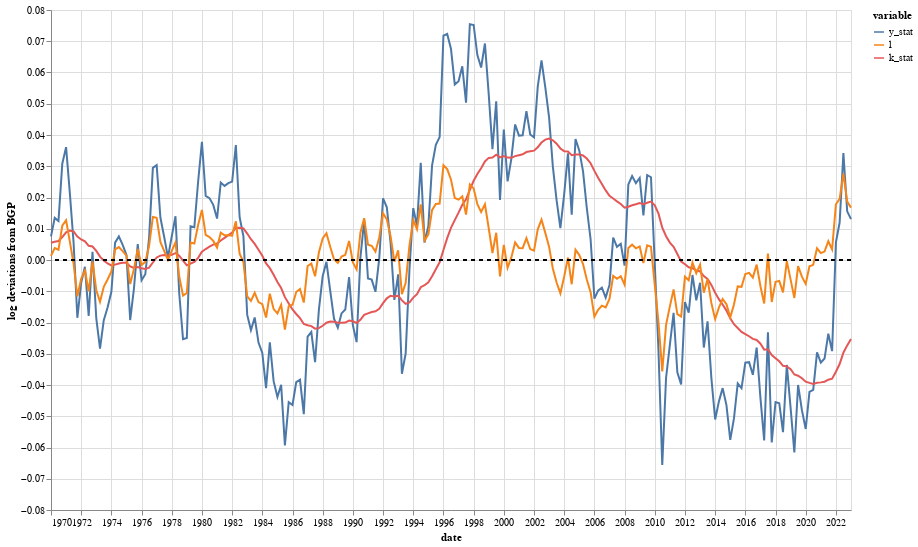
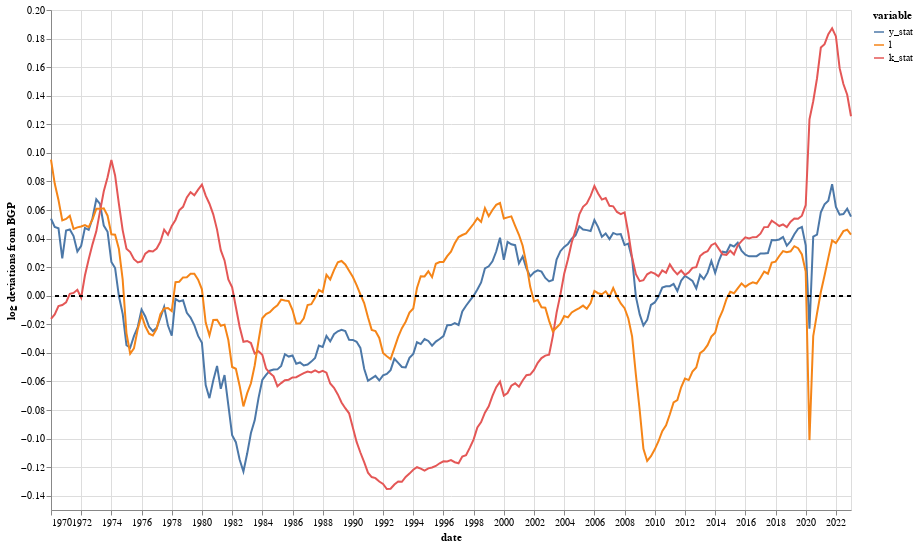

Write notebook code for charts like these, in order.
### Code cell
display(model_a.sim_deviations_chart())
print(100*model_a.get_sigma_sim('y_stat'))
print(model_a.get_sigma_sim('l')/model_a.get_sigma_sim('y_stat'))

display(model_a.data_deviations_chart())
print(100*model_a.get_sigma_data('y_stat'))
print(model_a.get_sigma_data('l')/model_a.get_sigma_data('y_stat'))

### Figure 1 — Vega-Lite specification as saved in the notebook (floating-point values rounded to 4 significant figures; data arrays with more than 128 entries replaced by an {"elided": "..."} marker saying what was removed)
{"config": {"view": {"continuousWidth": 300, "continuousHeight": 300}}, "layer": [{"mark": {"type": "line"}, "encoding": {"color": {"field": "variable", "sort": "descending", "type": "nominal"}, "x": {"field": "date", "type": "temporal"}, "y": {"field": "log deviations from BGP", "type": "quantitative"}}}, {"mark": {"type": "rule", "strokeDash": [4, 4]}, "encoding": {"y": {"datum": 0}}}], "data": {"name": "data-e6a2d5eff2220aebc41b3287e3c4a73f"}, "height": 500, "width": 800, "$schema": "https://vega.github.io/schema/vega-lite/v5.20.1.json", "datasets": {"data-e6a2d5eff2220aebc41b3287e3c4a73f": {"elided": "639 records"}}}

### Figure 2 — Vega-Lite specification as saved in the notebook (floating-point values rounded to 4 significant figures; data arrays with more than 128 entries replaced by an {"elided": "..."} marker saying what was removed)
{"config": {"view": {"continuousWidth": 300, "continuousHeight": 300}}, "layer": [{"mark": {"type": "line"}, "encoding": {"color": {"field": "variable", "sort": "descending", "type": "nominal"}, "x": {"field": "date", "type": "temporal"}, "y": {"field": "log deviations from BGP", "type": "quantitative"}}}, {"mark": {"type": "rule", "strokeDash": [4, 4]}, "encoding": {"y": {"datum": 0}}}], "data": {"name": "data-55081eb29ffeb5b2138e5afc0baa627d"}, "height": 500, "width": 800, "$schema": "https://vega.github.io/schema/vega-lite/v5.20.1.json", "datasets": {"data-55081eb29ffeb5b2138e5afc0baa627d": {"elided": "639 records"}}}
